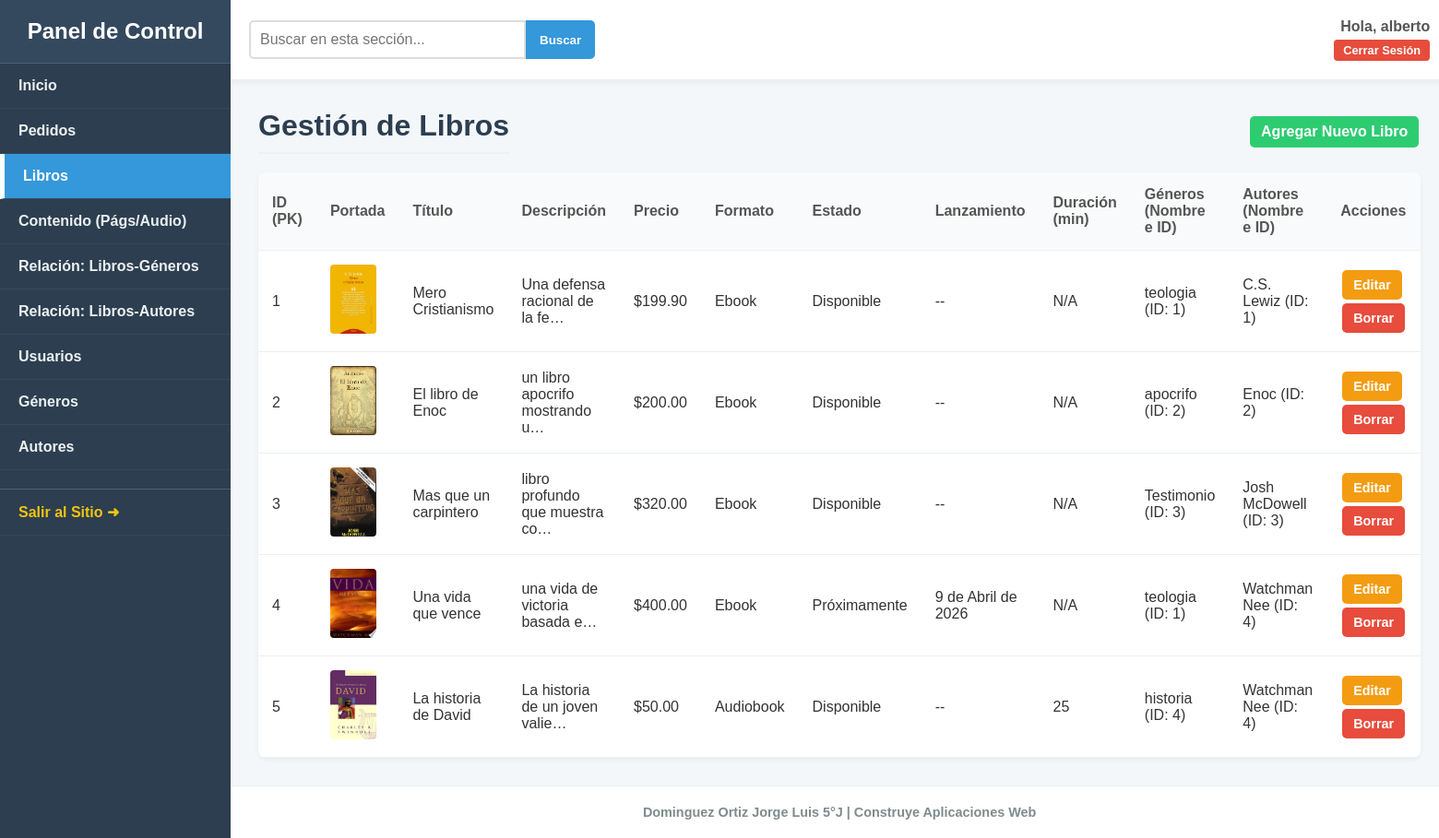
Screenshot of /dashboard/libros/ (signed in) with the database file from the repository.
### tienda/models.py (models this page shows, shortened)
class Libro(models.Model):
    ESTADO_CHOICES = [
        ('disponible', 'Disponible'),
        ('proximamente', 'Próximamente'),
    ]
    FORMATO_CHOICES = [
        ('ebook', 'Ebook'),
        ('audiobook', 'Audiobook'),
    ]
    titulo = models.CharField(max_length=255)
    descripcion = models.TextField(blank=True, null=True)
    precio = models.DecimalField(max_digits=10, decimal_places=2, default=0.00)
    portada = models.ImageField(upload_to='portadas/')
    estado_publicacion = models.CharField(max_length=15, choices=ESTADO_CHOICES, default='disponible')
    formato = models.CharField(max_length=10, choices=FORMATO_CHOICES, default='ebook')
    fecha_lanzamiento = models.DateField(blank=True, null=True)
    duracion_minutos = models.IntegerField(blank=True, null=True)
    autores = models.ManyToManyField(Autor, related_name="libros")
    generos = models.ManyToManyField(Genero, related_name="libros")

class Genero(models.Model):
    nombre_genero = models.CharField(max_length=100, unique=True)
    descripcion_genero = models.TextField(blank=True, null=True)

class Autor(models.Model):
    nombre_autor = models.CharField(max_length=150, unique=True)
    biografia = models.TextField(blank=True, null=True)
    foto = models.ImageField(upload_to='autores/', blank=True, null=True)

### dashboard/views.py (the view)
# urls.py: path('libros/', views.vista_ver_libros, name='dash_ver_libros'),
@login_required
@user_passes_test(es_admin)
def vista_ver_libros(request):
    query = request.GET.get('q')
    libros = Libro.objects.all()
    if query:
        search_filter = Q()
        is_numeric_search = False
        try:
            query_int = int(query)
            search_filter |= Q(id=query_int)
            is_numeric_search = True
        except ValueError:
            pass
        try:
            query_dec = Decimal(query)
            search_filter |= Q(precio=query_dec)
            is_numeric_search = True
        except InvalidOperation:
            pass
        if not is_numeric_search:
            search_filter = (
                Q(titulo__icontains=query) |
                Q(descripcion__icontains=query) |
                Q(estado_publicacion__icontains=query) |
                Q(formato__icontains=query) |
                Q(autores__nombre_autor__icontains=query) |
                Q(generos__nombre_genero__icontains=query)
            )
        libros = libros.filter(search_filter).order_by('id').distinct()
    else:
        libros = libros.order_by('id')
    contexto = {
        'libros': libros,
        'search_query': query
    }
    return render(request, 'dashboard/ver_libros.html', contexto)

### dashboard/views.py (called while the page is built)
def es_admin(user):
    return user.is_staff or user.is_superuser

### tienda/context_processors.py (called while the page is built)
def menu_generos(request):
    return {'menu_generos': Genero.objects.all()}

### templates/dashboard/ver_libros.html (shortened to what this page needs)
{% extends 'dashboard/dashboard_base.html' %}
{% block contenido %}
    <div class="header-with-action">
        <h2>Gestión de Libros</h2>
        <a href="{% url 'dash_agregar_libro' %}" class="btn-action save">Agregar Nuevo Libro</a>
    </div>
    <div class="table-container">
        <table class="dashboard-table">
            <thead>
                <tr>
                    <th>ID (PK)</th>
                    <th>Portada</th>
                    <th>Título</th>
                    <th>Descripción</th>
                    <th>Precio</th>
                    <th>Formato</th>
                    <th>Estado</th>
                    <th>Lanzamiento</th>
                    <th>Duración (min)</th>
                    <th>Géneros (Nombre e ID)</th> <th>Autores (Nombre e ID)</th> <th>Acciones</th>
                </tr>
            </thead>
            <tbody>
                {% for libro in libros %}
                <tr>
                    <td>{{ libro.id }}</td>
                    <td>
                        {% if libro.portada %}
                            <img src="{{ libro.portada.url }}" alt="Portada" class="table-portada">
                        {% else %}
                            (Sin portada)
                        {% endif %}
                    </td>
                    <td>{{ libro.titulo }}</td>
                    <td>{{ libro.descripcion|truncatechars:30 }}</td>
                    <td>${{ libro.precio }}</td>
                    <td>{{ libro.get_formato_display }}</td>
                    <td>{{ libro.get_estado_publicacion_display }}</td>
                    <td>{{ libro.fecha_lanzamiento|default:"--" }}</td>
                    <td>{{ libro.duracion_minutos|default:"N/A" }}</td>
                    <td>
                        {% for gen in libro.generos.all %}
                            {{ gen.nombre_genero }} (ID: {{ gen.id }})<br>
                        {% empty %}
                            Ninguno
                        {% endfor %}
                    </td>
                    <td>
                        {% for autor in libro.autores.all %}
                            {{ autor.nombre_autor }} (ID: {{ autor.id }})<br>
                        {% empty %}
                            Ninguno
                        {% endfor %}
                    </td>
                    <td>
                        <a href="{% url 'dash_editar_libro' libro.id %}" class="btn-action edit">Editar</a>
                        <a href="{% url 'dash_borrar_libro' libro.id %}" class="btn-action delete">Borrar</a>
                    </td>
                </tr>
                {% empty %}
                <tr>
                    <td colspan="12">No se han encontrado libros.</td>
                </tr>
                {% endfor %}
            </tbody>
        </table>
    </div>
{% endblock %}

### templates/dashboard/dashboard_base.html (shortened to what this page needs)
{% load static %}
<!DOCTYPE html>
<html lang="es">
<head>
    <link rel="stylesheet" href="{% static 'css/style.css' %}?v=2.8">
    <link rel="stylesheet" href="{% static 'css/dashboard.css' %}?v=2.8">
</head>
<body class="dashboard-body">
    <div class="dashboard-container">
        <aside class="dashboard-sidebar">
            <div class="sidebar-header">
                <h3>Panel de Control</h3>
            </div>
            <nav class="sidebar-nav">
                <ul>
                    <li>
                        <a href="{% url 'dash_home' %}" class="{% if request.resolver_match.url_name == 'dash_home' %}active{% endif %}">
                             Inicio
                        </a>
                    </li>
                    <li>
                        <a href="{% url 'dash_ver_pedidos' %}" class="{% if 'pedidos' in request.resolver_match.url_name or 'pedido' in request.resolver_match.url_name %}active{% endif %}">
                            Pedidos
                        </a>
                    </li>
                    <li>
                        <a href="{% url 'dash_ver_libros' %}" class="{% if 'libros' in request.resolver_match.url_name or 'libro' in request.resolver_match.url_name %}active{% endif %}">
                            Libros
                        </a>
                    </li>
                    <li>
                        <a href="{% url 'dash_ver_contenido' %}" class="{% if 'contenido' in request.resolver_match.url_name %}active{% endif %}">
                            Contenido (Págs/Audio)
                        </a>
                    </li>
                    <li>
                        <a href="{% url 'dash_ver_rel_generos' %}" class="{% if 'rel_generos' in request.resolver_match.url_name or 'rel_genero' in request.resolver_match.url_name %}active{% endif %}">
                            Relación: Libros-Géneros
                        </a>
                    </li>
                    <li>
                        <a href="{% url 'dash_ver_rel_autores' %}" class="{% if 'rel_autores' in request.resolver_match.url_name or 'rel_autor' in request.resolver_match.url_name %}active{% endif %}">
                            Relación: Libros-Autores
                        </a>
                    </li>
                    <li>
                        <a href="{% url 'dash_ver_usuarios' %}" class="{% if 'usuarios' in request.resolver_match.url_name or 'usuario' in request.resolver_match.url_name %}active{% endif %}">
                            Usuarios
                        </a>
                    </li>
                    <li>
                        <a href="{% url 'dash_ver_generos' %}" class="{% if 'genero' in request.resolver_match.url_name and 'rel_' not in request.resolver_match.url_name %}active{% endif %}">
                            Géneros
                        </a>
                    </li>
                    <li>
                        <a href="{% url 'dash_ver_autores' %}" class="{% if 'autor' in request.resolver_match.url_name and 'rel_' not in request.resolver_match.url_name %}active{% endif %}">
                            Autores
                        </a>
                    </li>
                    <li>
                        <a href="{% url 'index' %}" class="nav-external">Salir al Sitio ➜</a>
                    </li>
                </ul>
            </nav>
        </aside>
        <main class="dashboard-main-content">
            <header class="dashboard-header">
                <form method="GET" class="search-form">
                    <input type="search" name="q" placeholder="Buscar en esta sección..." value="{{ query_search|default:'' }}">
                    <button type="submit">Buscar</button>
                </form>
                <div class="user-info-widget">
                    <span class="user-name-dash">Hola, <strong>{{ user.first_name|default:user.username }}</strong></span>
                    <form action="{% url 'logout' %}" method="POST" style="margin:0;">
                        <button type="submit" class="dash-logout-btn">Cerrar Sesión</button>
                    </form>
                </div>
            </header>
            <div class="content-wrapper">
                {% block contenido %}{% endblock %}
            </div>
            <footer class="dashboard-footer">
                Dominguez Ortiz Jorge Luis 5°J | Construye Aplicaciones Web
            </footer>
        </main>
    </div>
</body>
</html>

### static/css/style.css (style rules this page uses)
* { box-sizing: border-box; }
body { font-family: Arial, sans-serif; margin: 0; background-color: #ffffff; color: #000; }

### static/css/dashboard.css (style rules this page uses)
.dashboard-body { background-color: #f4f7fa; color: #333; margin: 0; font-family: Arial, sans-serif; }
.dashboard-container { display: flex; min-height: 100vh; }
.dashboard-sidebar { width: 250px; background-color: #2c3e50; color: #ecf0f1; display: flex; flex-direction: column; flex-shrink: 0; }
.sidebar-header { padding: 20px; text-align: center; background-color: #34495e; border-bottom: 1px solid #4a627a; }
.sidebar-header h3 { margin: 0; color: #fff; font-size: 1.5rem; }
.sidebar-nav ul { list-style: none; padding: 0; margin: 0; }
.sidebar-nav li a { display: block; padding: 15px 20px; text-decoration: none; color: #ecf0f1; font-weight: bold; border-bottom: 1px solid #34495e; transition: background-color 0.2s ease; }
.sidebar-nav li a.nav-external { color: #f1c40f; margin-top: 20px; border-top: 1px solid #4a627a; }
.dashboard-main-content { flex-grow: 1; display: flex; flex-direction: column; }
.dashboard-header { display: flex; justify-content: space-between; align-items: center; padding: 20px; background-color: #ffffff; border-bottom: 2px solid #ecf0f1; box-shadow: 0 2px 5px rgba(0,0,0,0.05); }
.search-form { display: flex; }
.search-form input[type="search"] { padding: 10px; border: 2px solid #ddd; border-radius: 5px 0 0 5px; font-size: 1rem; min-width: 300px; }
.search-form button { padding: 10px 15px; border: none; background-color: #3498db; color: white; font-weight: bold; cursor: pointer; border-radius: 0 5px 5px 0; }
.user-info-widget { font-size: 1rem; color: #555; }
.content-wrapper { padding: 30px; flex-grow: 1; }
.content-wrapper h2 { margin-top: 0; font-size: 2rem; color: #2c3e50; border-bottom: 2px solid #ecf0f1; padding-bottom: 10px; }
.table-container { width: 100%; overflow-x: auto; background-color: #ffffff; border-radius: 8px; box-shadow: 0 2px 5px rgba(0,0,0,0.05); }
.dashboard-table { width: 100%; border-collapse: collapse; }
.dashboard-table th, .dashboard-table td { padding: 15px; text-align: left; border-bottom: 1px solid #ecf0f1; }
.dashboard-table th { background-color: #f9fafb; font-weight: bold; color: #555; }
.table-portada { width: 50px; height: 75px; object-fit: cover; border-radius: 4px; }
.btn-action { display: inline-block; padding: 8px 12px; border-radius: 5px; color: #fff; text-decoration: none; font-weight: bold; font-size: 0.9rem; margin: 2px; }
.btn-action.edit { background-color: #f39c12; }
.btn-action.delete { background-color: #e74c3c; }
.btn-action.save { background-color: #2ecc71; border: none; font-size: 1rem; cursor: pointer; }
.header-with-action { display: flex; justify-content: space-between; align-items: center; margin-bottom: 20px; }
.header-with-action h2 { margin: 0; }

### templates/dashboard/dashboard_base.html (style rules this page uses)
.sidebar-nav li a.active { background-color: #3498db; border-left: 5px solid #fff; color: white; }
.dashboard-main-content { display: flex; flex-direction: column; min-height: 100vh; }
.content-wrapper { flex: 1; }
.dashboard-footer { text-align: center; padding: 20px; color: #7f8c8d; border-top: 1px solid #ecf0f1; background-color: #fff; font-size: 0.9rem; font-weight: bold; }
.user-info-widget { text-align: right; }
.user-info-widget .user-name-dash { font-size: 1rem; color: #555; font-weight: bold; display: block; margin-bottom: 5px; }
.dash-logout-btn { background-color: #e74c3c; color: white; border: none; padding: 4px 10px; border-radius: 4px; cursor: pointer; font-size: 0.8rem; font-weight: bold; transition: background 0.3s; }

### rows the page displays
Libro: id "1", portada (picture), titulo "Mero Cristianismo", descripcion "Una defensa racional de la fe…", precio "199.90", formato "Ebook", estado_publicacion "Disponible", fecha_lanzamiento "--", duracion_minutos "N/A"
Genero: nombre_genero "teologia", id "1"
Autor: nombre_autor "C.S. Lewiz", id "1"
Libro: id "2", portada (picture), titulo "El libro de Enoc", descripcion "un libro apocrifo mostrando u…", precio "200.00", formato "Ebook", estado_publicacion "Disponible", fecha_lanzamiento "--", duracion_minutos "N/A"
Genero: nombre_genero "apocrifo", id "2"
Autor: nombre_autor "Enoc", id "2"
Libro: id "3", portada (picture), titulo "Mas que un carpintero", descripcion "libro profundo que muestra co…", precio "320.00", formato "Ebook", estado_publicacion "Disponible", fecha_lanzamiento "--", duracion_minutos "N/A"
Genero: nombre_genero "Testimonio", id "3"
Autor: nombre_autor "Josh McDowell", id "3"
Libro: id "4", portada (picture), titulo "Una vida que vence", descripcion "una vida de victoria basada e…", precio "400.00", formato "Ebook", estado_publicacion "Próximamente", fecha_lanzamiento "9 de Abril de 2026", duracion_minutos "N/A"
Autor: nombre_autor "Watchman Nee", id "4"
Libro: id "5", portada (picture), titulo "La historia de David", descripcion "La historia de un joven valie…", precio "50.00", formato "Audiobook", estado_publicacion "Disponible", fecha_lanzamiento "--", duracion_minutos "25"
Genero: nombre_genero "historia", id "4"

### other values shown
{{ user.first_name|default:user.username }} "alberto"
